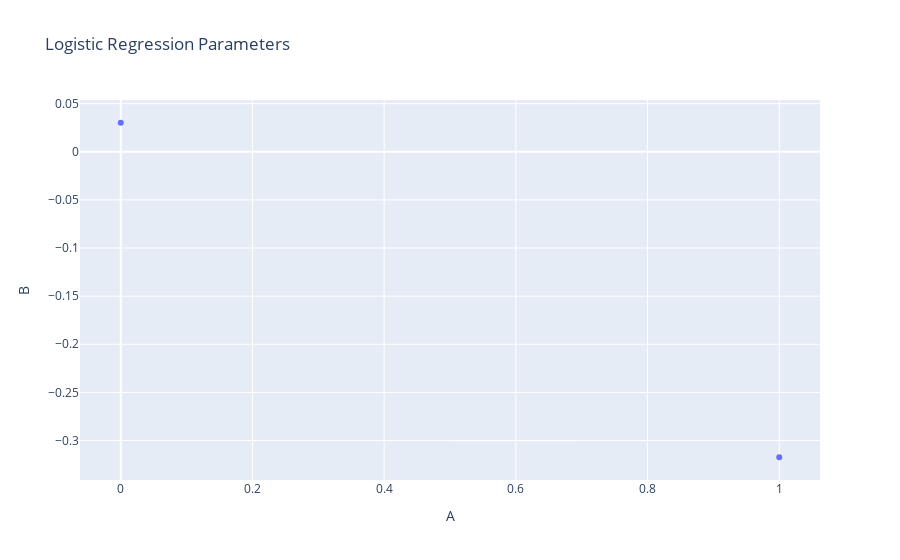

The cell this chart's notebook holds for it:
### Code cell
# Visualiza los valores de los parámetros del modelo de regresión logística

# array([ 0.03018595, -0.31737639])

fig = go.Figure()
fig.add_trace(go.Scatter(x=[0, 1], y=[model.weights[0], model.weights[1]], mode='markers', name='Logistic Regression'))
fig.update_layout(title='Logistic Regression Parameters',
                  xaxis_title='A',
                  yaxis_title='B')
fig.show()

### Figure 1 — Plotly figure (JSON) as saved in the notebook; plotly's stock layout.template omitted (floating-point values rounded to 4 significant figures)
{"data": [{"mode": "markers", "name": "Logistic Regression", "type": "scatter", "x": [0, 1], "y": [0.03019, -0.3174]}], "layout": {"title": {"text": "Logistic Regression Parameters"}, "xaxis": {"title": {"text": "A"}}, "yaxis": {"title": {"text": "B"}}}}
